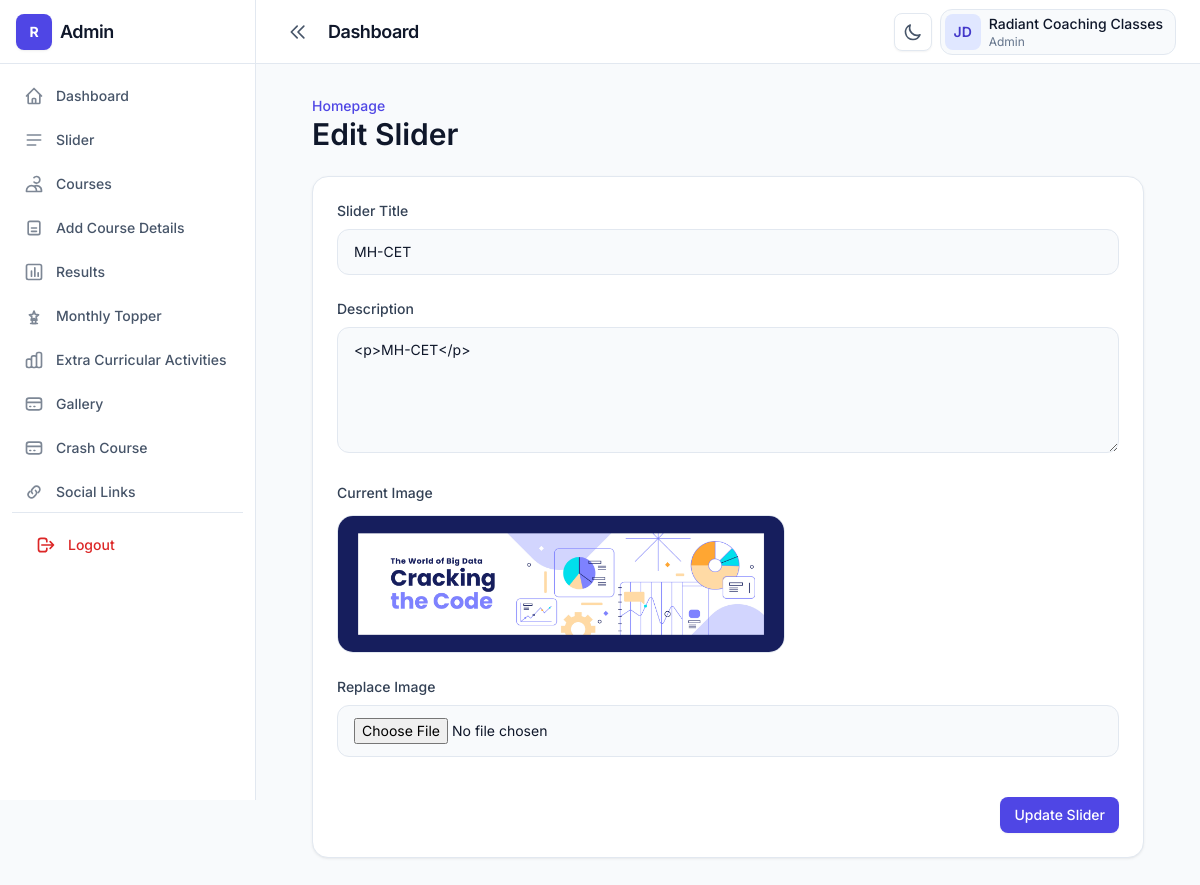
The page /edit-slider.php?id=4 (signed in) on the database its author committed.
### tables this page shows
CREATE TABLE IF NOT EXISTS `sliders` (
  `id` int NOT NULL AUTO_INCREMENT,
  `title` varchar(255) NOT NULL,
  `description` text,
  `image` varchar(255) NOT NULL,
  `created_at` timestamp NULL DEFAULT CURRENT_TIMESTAMP,
  `updated_at` timestamp NULL DEFAULT CURRENT_TIMESTAMP ON UPDATE CURRENT_TIMESTAMP,
  PRIMARY KEY (`id`)
);

### src/edit-slider.php (the view, shortened to what this page needs)
<?php
include('../conn.php');
$id = $_GET['id'];
$stmt = $conn->prepare("
    SELECT *
    FROM sliders
    WHERE id = :id
");
$stmt->execute([
    ':id' => $id
]);
$slider = $stmt->fetch(PDO::FETCH_ASSOC);
?>
<!DOCTYPE html>
<html lang="en" class="h-full">
<head>
    <link rel="stylesheet"
        href="../dist/css/output.css" />
</head>
<body class="h-full bg-slate-50 text-slate-900 dark:bg-slate-950 dark:text-slate-100">
    <div class="flex min-h-full">
        <?php include('sidebar.php'); ?>
        <div class="flex min-h-screen flex-1 flex-col lg:min-h-0">
            <?php include('header.php'); ?>
            <main class="flex-1 overflow-auto p-4 lg:p-8">
                <div class="container max-w-4xl">
                    <div class="mb-6">
                        <p class="text-sm font-medium text-brand-600 dark:text-brand-400">
                            Homepage
                        </p>
                        <h2 class="text-display-sm text-slate-900 dark:text-white">
                            Edit Slider
                        </h2>
                    </div>
                    <form method="POST"
                        enctype="multipart/form-data">
                        <div class="rounded-2xl border border-slate-200 bg-white shadow-card dark:border-slate-800 dark:bg-slate-900">
                            <div class="space-y-6 p-6">
                                <div>
                                    <label class="mb-2 block text-sm font-medium text-slate-700 dark:text-slate-300">
                                        Slider Title
                                    </label>
                                    <input
                                        type="text"
                                        name="title"
                                        required
                                        value="<?php echo $slider['title']; ?>"
                                        placeholder="Enter slider title"
                                        class="w-full rounded-xl border border-slate-200 bg-slate-50 px-4 py-3 text-sm outline-none ring-brand-500/30 placeholder:text-slate-400 focus:border-brand-300 focus:bg-white focus:ring-4 dark:border-slate-700 dark:bg-slate-950 dark:focus:bg-slate-950" />
                                </div>
                                <div>
                                    <label class="mb-2 block text-sm font-medium text-slate-700 dark:text-slate-300">
                                        Description
                                    </label>
                                    <textarea
                                        name="description"
                                        rows="5"
                                        placeholder="Enter slider description"
                                        class="w-full rounded-xl border border-slate-200 bg-slate-50 px-4 py-3 text-sm outline-none ring-brand-500/30 placeholder:text-slate-400 focus:border-brand-300 focus:bg-white focus:ring-4 dark:border-slate-700 dark:bg-slate-950 dark:focus:bg-slate-950"><?php echo $slider['description']; ?></textarea>
                                </div>
                                <div>
                                    <label class="mb-3 block text-sm font-medium text-slate-700 dark:text-slate-300">
                                        Current Image
                                    </label>
                                    <div class="max-w-md overflow-hidden rounded-2xl border border-slate-200 dark:border-slate-700">
                                        <img
                                            src="uploads/sliders/<?php echo $slider['image']; ?>"
                                            class="h-60 w-full object-cover" />
                                    </div>
                                </div>
                                <div>
                                    <label class="mb-2 block text-sm font-medium text-slate-700 dark:text-slate-300">
                                        Replace Image
                                    </label>
                                    <input
                                        type="file"
                                        name="image"
                                        accept="image/*"
                                        class="block w-full rounded-xl border border-slate-200 bg-slate-50 px-4 py-3 text-sm dark:border-slate-700 dark:bg-slate-950" />
                                </div>
                                <div class="flex justify-end gap-3 pt-4">
                                    <button
                                        type="submit"
                                        name="update_slider"
                                        class="btn btn-primary">
                                        Update Slider
                                    </button>
                                </div>
                            </div>
                        </div>
                    </form>
                </div>
            </main>
        </div>
    </div>
</body>
</html>

### rows shown on the page
sliders: title "MH-CET", description "<p>MH-CET</p>", image (picture)
